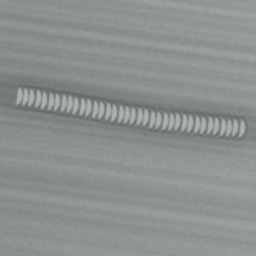
#> input picture data/golden_packets/images/GP-01.jpg, 256 x 256 px
$ python -i weld_features.py   (imports and definitions only)   (older library calls are emulated)
#> lines starting #> are read from the running program, lines starting #| are printed output that depends on the picture; after the words box and inside, x2 and y2 are one past the last pixel; in counts of white or black regions, pixels touching at a corner belong together
"""Classical, explainable weld-image features (OpenCV) for the DEMO shadow rater.

Pipeline: grayscale -> drop the bottom 12% (where demo captions live) -> Otsu threshold
-> largest bright component = bead -> rotate the bead to horizontal (PCA) -> measure:

  coverage        fraction of the bead's length that is actually welded (gaps -> incomplete)
  gaps            number of breaks along the bead
  width_cv        coefficient of variation of bead width
  pores           dark blobs inside the bead (porosity)
  pore_area       their total area relative to the bead
  toe_dark        darkness of the band just outside the bead edges (undercut groove)
  toe_dark_run    longest run of dark toe columns relative to bead length
  spatter         small blobs on the plate away from the bead
  bead_contrast   bead vs plate brightness
  lap_var         Laplacian variance (texture / sharpness)
  bead_area       bead area relative to the image

The features are deliberately simple: this is a demo model trained on SYNTHETIC images.
A production rater would be a CNN/ViT trained on real labelled welds behind the same
ShadowRater interface.
"""

from __future__ import annotations

import cv2
import numpy as np

FEATURE_NAMES = [
    "coverage",
    "gaps",
    "width_cv",
    "pores",
    "pore_area",
    "toe_dark",
    "toe_dark_run",
    "spatter",
    "bead_contrast",
    "lap_var",
    "bead_area",
]


def _decode(data: bytes) -> np.ndarray:
    img = cv2.imdecode(np.frombuffer(data, np.uint8), cv2.IMREAD_GRAYSCALE)
    if img is None:
        raise ValueError("Not a decodable image")
    return img


def _prepare(gray: np.ndarray) -> np.ndarray:
    h = gray.shape[0]
#> h = 256
    gray = gray[: int(h * 0.88)]
    scale = 256 / max(gray.shape)
#> scale = 1
    if scale < 1:
        gray = cv2.resize(gray, None, fx=scale, fy=scale, interpolation=cv2.INTER_AREA)
    return gray


def _bead_mask(gray: np.ndarray) -> np.ndarray:
    blur = cv2.GaussianBlur(gray, (5, 5), 0)
    _, th = cv2.threshold(blur, 0, 255, cv2.THRESH_BINARY + cv2.THRESH_OTSU)
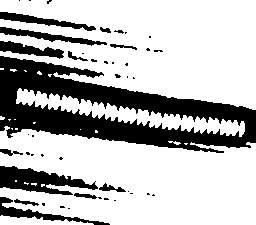
#> th: shape (225, 256); 72.9% white; 45 black regions (31 under 20 px), largest, box (x1, y1, x2, y2) and area: (0, 56, 256, 153) 11054, (0, 166, 98, 195) 1486, (0, 197, 110, 225) 657
    th = cv2.morphologyEx(th, cv2.MORPH_CLOSE, np.ones((5, 5), np.uint8))
#> th: shape (225, 256); 76.6% white; 14 black regions, largest, box (x1, y1, x2, y2) and area: (0, 56, 256, 148) 10128, (0, 166, 85, 194) 1335, (0, 41, 62, 58) 523
    n, labels, stats, _ = cv2.connectedComponentsWithStats(th)
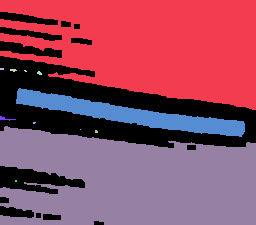
#> labels: shape (225, 256) int32; 13 distinct labels, from 0 to 12; one colour per label, 0 black
#> n = 13; stats = 13 rows, first 6: [0, 12, 256, 213, 13468], [0, 0, 256, 110, 20456], [0, 68, 4, 2, 8], [10, 69, 7, 3, 15], [24, 70, 3, 2, 4], [37, 71, 5, 4, 14]
    if n <= 1:
        return np.zeros_like(gray, np.uint8)
    # bead = the components forming the dominant bright elongated structure: keep the largest
    # plus any component of comparable brightness on the same line (gapped beads).
    areas = stats[1:, cv2.CC_STAT_AREA]
#> areas = [20456, 8, 15, 4, 14, 3573, 29, 5, 20015, 1, 8, 4]
    keep = 1 + np.flatnonzero(areas >= max(40, 0.04 * areas.max()))
#> keep = [1, 6, 9]
    return np.isin(labels, keep).astype(np.uint8) * 255
#> returned value: shape (225, 256); 76.5% white; 14 black regions, largest, box (x1, y1, x2, y2) and area: (0, 56, 256, 148) 10212, (0, 166, 85, 194) 1339, (0, 41, 62, 58) 523


def _rotate_horizontal(gray: np.ndarray, mask: np.ndarray) -> tuple[np.ndarray, np.ndarray]:
    ys, xs = np.nonzero(mask)
    if len(xs) < 20:
        return gray, mask
    pts = np.column_stack([xs, ys]).astype(np.float32)
#> pts = 44044 pairs, first value 0 to 255, second value 0 to 224
    mean = pts.mean(axis=0)
#> mean = [139.2, 112.2]
    _, vecs = np.linalg.eigh(np.cov((pts - mean).T))
#> vecs = [[-0.727, -0.686], [-0.686, 0.727]]
    major = vecs[:, -1]
#> major = [-0.686, 0.727]
    angle = np.degrees(np.arctan2(major[1], major[0]))
#> angle = 133.3
    m = cv2.getRotationMatrix2D((float(mean[0]), float(mean[1])), angle, 1.0)
#> m = [[-0.686, 0.727, 153.2], [-0.727, -0.686, 290.5]]
    size = (gray.shape[1], gray.shape[0])
#> size = (256, 225)
    g2 = cv2.warpAffine(gray, m, size, flags=cv2.INTER_LINEAR, borderMode=cv2.BORDER_REPLICATE)
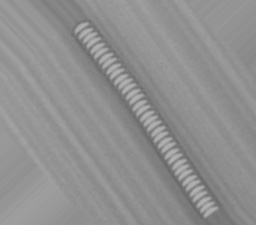
#> g2: shape (225, 256); min 104, max 178, mean 143.9
    m2 = cv2.warpAffine(mask, m, size, flags=cv2.INTER_NEAREST, borderValue=0)
#> m2: shape (225, 256); 62.7% white; 11 black regions (2 under 20 px), largest, box (x1, y1, x2, y2) and area: (0, 0, 256, 225) 13787, (0, 129, 90, 225) 4358, (188, 0, 256, 72) 2504
    return g2, m2


def _runs(bool_arr: np.ndarray) -> list[int]:
    runs, cur = [], 0
    for v in bool_arr:
        if v:
            cur += 1
        elif cur:
            runs.append(cur)
            cur = 0
    if cur:
        runs.append(cur)
    return runs


def extract(gray: np.ndarray) -> dict[str, float]:
    gray = _prepare(gray)
    mask = _bead_mask(gray)
    g, m = _rotate_horizontal(gray, mask)
    feats = dict.fromkeys(FEATURE_NAMES, 0.0)
    feats["lap_var"] = float(cv2.Laplacian(g, cv2.CV_32F).var())
    cols = m.sum(axis=0) > 0
    if cols.sum() < 10:
        return feats  # no bead found: everything else stays 0
    x0, x1 = np.flatnonzero(cols)[[0, -1]]
#> x0 = 0; x1 = 255
    span = cols[x0 : x1 + 1]
    feats["coverage"] = float(span.mean())
    feats["gaps"] = float(sum(1 for r in _runs(~span) if r >= 3))
#> after the loop in _runs, `for v in bool_arr:`: cur = 0; runs = []
    rows_per_col = (m[:, x0 : x1 + 1] > 0).sum(axis=0)[span]
#> rows_per_col = 256 values, max 187 at index 87, min 45 at index 0, mean 141
    feats["width_cv"] = float(rows_per_col.std() / max(rows_per_col.mean(), 1))
    bead = m > 0
    bead_px = g[bead].astype(np.float32)
    plate_mask = cv2.dilate(m, np.ones((15, 15), np.uint8)) == 0
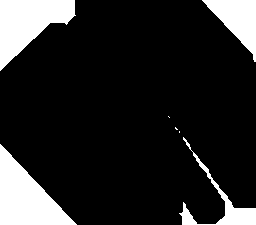
#> plate_mask: shape (225, 256) bool; 15.2% white; 7 white regions (3 under 20 px), largest, box (x1, y1, x2, y2) and area: (0, 144, 77, 225) 3150, (0, 0, 76, 71) 2927, (202, 0, 256, 62) 1597, (179, 137, 256, 225) 1095
    plate_px = g[plate_mask].astype(np.float32)
#> plate_px = 8778 values, max 159 at index 3984, min 113 at index 8731, mean 145.6
    plate_mean = float(np.median(plate_px)) if plate_px.size else 0.0
#> plate_mean = 147
    feats["bead_contrast"] = float(np.median(bead_px) - plate_mean)
    feats["bead_area"] = float(bead.mean())

    # porosity: dark spots strictly inside the (eroded) bead
    inner = cv2.erode(m, np.ones((5, 5), np.uint8)) > 0
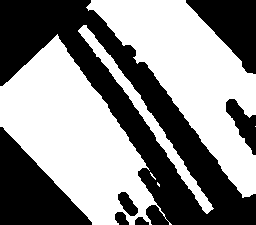
#> inner: shape (225, 256) bool; 54.5% white; 7 black regions, largest, box (x1, y1, x2, y2) and area: (0, 0, 256, 225) 17429, (0, 127, 92, 225) 4734, (186, 0, 256, 74) 2796
    dark = ((g.astype(np.float32) < np.median(bead_px) - 60) & inner).astype(np.uint8)
#> dark: shape (225, 256); every value is 0
    n, _, stats, _ = cv2.connectedComponentsWithStats(dark)
#> n = 1; stats = [[0, 0, 256, 225, 57600]]
    pores = [a for a in stats[1:, cv2.CC_STAT_AREA] if a >= 2]
#> pores = []
    feats["pores"] = float(len(pores))
    feats["pore_area"] = float(sum(pores) / max(bead.sum(), 1))

    # undercut: dark band just outside the bead edges (per column, above or below)
    ring = (cv2.dilate(m, np.ones((9, 9), np.uint8)) > 0) & ~bead
#> ring: shape (225, 256) bool; 14.9% white; 12 white regions (2 under 20 px), largest, box (x1, y1, x2, y2) and area: (70, 0, 256, 221) 4388, (0, 26, 180, 225) 2090, (0, 129, 90, 225) 714
    toe = np.where(ring, g, 255).astype(np.float32)
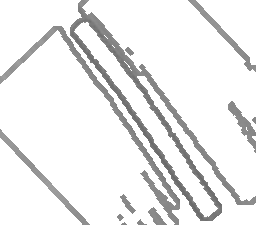
#> toe: shape (225, 256) float32; min 104, max 255, mean 236.8
    toe_cols = (toe < plate_mean - 45).sum(axis=0)[x0 : x1 + 1] >= 2
    feats["toe_dark"] = float(toe_cols.mean())
    feats["toe_dark_run"] = float(max(_runs(toe_cols), default=0) / len(span))

    # spatter: small blobs on the plate far from the bead
    far = cv2.dilate(m, np.ones((21, 21), np.uint8)) == 0
#> far: shape (225, 256) bool; 12% white; 5 white regions, box (x1, y1, x2, y2) and area: (0, 150, 71, 225) 2691, (0, 0, 72, 65) 2496, (208, 0, 256, 51) 1263, (221, 205, 256, 225) 426, (185, 215, 193, 225) 47
    diff = np.abs(g.astype(np.float32) - cv2.medianBlur(g, 9).astype(np.float32))
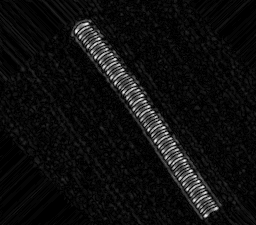
#> diff: shape (225, 256) float32; min 0, max 39, mean 2.3; drawn with min black and max white
    blobs = ((diff > 35) & far).astype(np.uint8)
    n, _, stats, _ = cv2.connectedComponentsWithStats(blobs)
    feats["spatter"] = float(sum(1 for a in stats[1:, cv2.CC_STAT_AREA] if 1 <= a <= 40))
    return feats


def extract_from_bytes(data: bytes) -> dict[str, float]:
    return extract(_decode(data))


def vector(feats: dict[str, float]) -> np.ndarray:
    return np.array([feats[k] for k in FEATURE_NAMES], dtype=np.float32)

>>> import cv2
>>> picture = cv2.imread('../../../data/golden_packets/images/GP-01.jpg', cv2.IMREAD_GRAYSCALE)
>>> result = extract(picture)
#> result = 11 items

$ run again, on data/golden_packets/images/GP-02.jpg
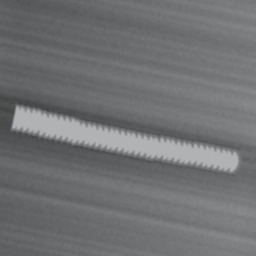
#> input picture data/golden_packets/images/GP-02.jpg, 256 x 256 px
#> in _bead_mask, `_, th = cv2.threshold(blur, 0, 255, cv2.THRESH_BINARY + cv2.THRESH_OTSU)`:
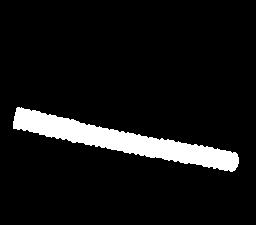
#> th: shape (225, 256); 8% white; 1 white region, box (x1, y1, x2, y2) and area: (13, 107, 239, 172) 4635
#> labels: shape (225, 256) int32; values 0 (black) and 1 (white), 8.2% white; 1 white region, box (x1, y1, x2, y2) and area: (13, 107, 239, 172) 4714
#> in _bead_mask, `n, labels, stats, _ = cv2.connectedComponentsWithStats(th)`: n = 2; stats = [[0, 0, 256, 225, 52886], [13, 107, 226, 65, 4714]]
#> areas = [4714]
#> keep = [1]
#> ys = 4714 values from 107 to 171; xs = 4714 values, max 238 at index 4115, min 13 at index 474, mean 123.2
#> pts = 4714 pairs, first value 13 to 238, second value 107 to 171
#> mean = [123.2, 140.3]
#> vecs = [[0.198, -0.98], [-0.98, -0.198]]
#> major = [-0.98, -0.198]
#> angle = -168.6
#> m = [[-0.98, -0.198, 271.7], [0.198, -0.98, 253.6]]
#> m2: shape (225, 256); 8.2% white; 1 white region, box (x1, y1, x2, y2) and area: (6, 129, 236, 154) 4710
#> x0 = 6; x1 = 235
#> after the loop in _runs, `for v in bool_arr:`: cur = 0; runs = []
#> rows_per_col = 230 values, max 24 at index 189, min 2 at index 0, mean 20.48
#> bead_px = 4710 values, max 181 at index 3083, min 119 at index 4515, mean 171.1
#> plate_mask: shape (225, 256) bool; 84.8% white; 1 black region, box (x1, y1, x2, y2) and area: (0, 122, 243, 161) 8731
#> plate_mean = 109
#> inner: shape (225, 256) bool; 6.1% white; 1 white region, box (x1, y1, x2, y2) and area: (9, 131, 233, 151) 3537
#> dark: shape (225, 256); every value is 0
#> in extract, `n, _, stats, _ = cv2.connectedComponentsWithStats(dark)`: n = 1; stats = [[0, 0, 256, 225, 57600]]
#> pores = []
#> ring: shape (225, 256) bool; 4% white; 1 white region, box (x1, y1, x2, y2) and area: (2, 125, 240, 158) 2324
#> far: shape (225, 256) bool; 82% white; 1 black region, box (x1, y1, x2, y2) and area: (0, 119, 246, 164) 10381
#> in extract, `diff = np.abs(g.astype(np.float32) - cv2.medianBlur(g, 9).astype(np.fl..`:
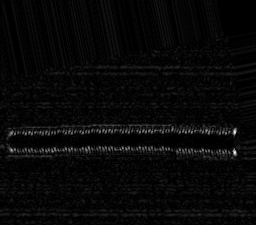
#> diff: shape (225, 256) float32; min 0, max 50, mean 1.6; drawn with min black and max white
#> result = 11 items
